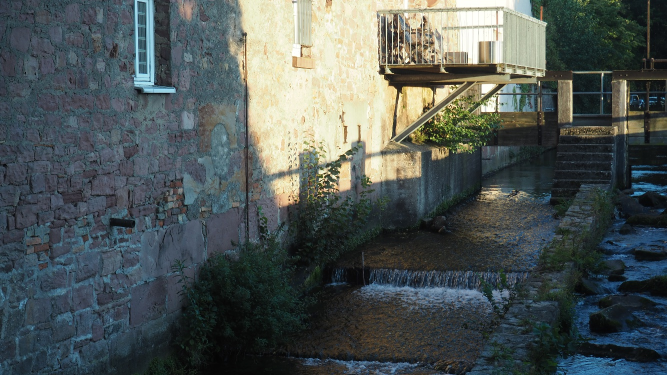
#> input picture dataset/2/weir_1.jpg, 1333 x 750 px (shown at 1/2 size)
$ jupyter execute stitching_tutorial.ipynb
#> lines starting #> are read from the running program, lines starting #| are printed output that depends on the picture
# Panorama Stitching
Problem Statement: Given N overlapped images, stitch them together to make a single image.
1. Image Features -  SIFT
2. Matching Features -  BFMatcher
3. Homography Matrix - To map a point in one image to the corresponding point in another image.
4. Warping - Process of transforming an image taken from one view point to an image taken from other view point.
5. RANSAC - An iterative method to estimate parameters of a mathematical model from a set of observed data that contains outliers.

[cell 1]
import numpy as np
import cv2
import random
import matplotlib.pyplot as plt

[cell 2]
img1 = cv2.imread('dataset/2/weir_1.jpg')
#> img1 is the input picture: shape (750, 1333, 3); mean B, G, R 85.2, 86.4, 78.1
img2 = cv2.imread('dataset/2/weir_2.jpg')
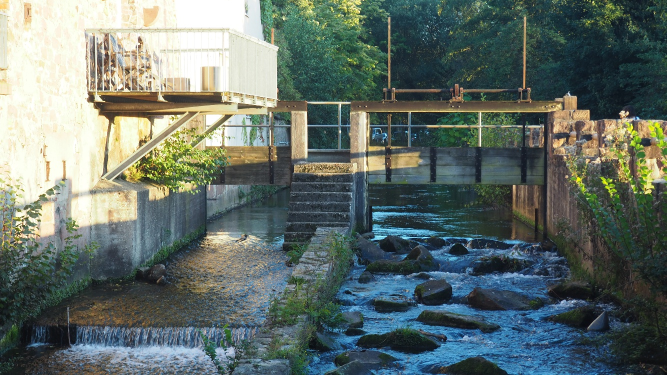
#> input picture dataset/2/weir_2.jpg, 1333 x 750 px (shown at 1/2 size)
#> img2 is the input picture: shape (750, 1333, 3); mean B, G, R 106.2, 111.9, 99.4
img3 = cv2.imread('dataset/2/weir_3.jpg')
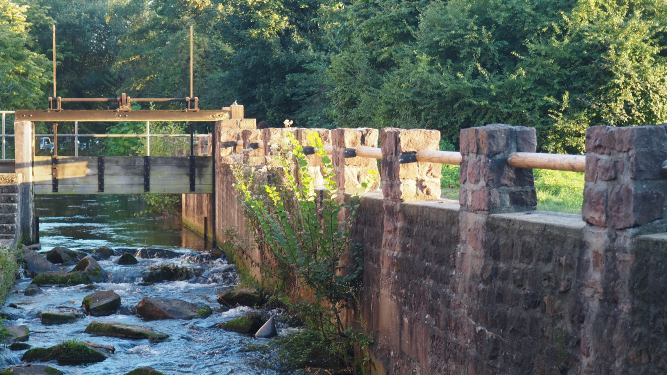
#> input picture dataset/2/weir_3.jpg, 1333 x 750 px (shown at 1/2 size)
#> img3 is the input picture: shape (750, 1333, 3); mean B, G, R 92.6, 99.9, 90.7
result = cv2.imread('dataset/2/stitched_backward_warped.jpg')
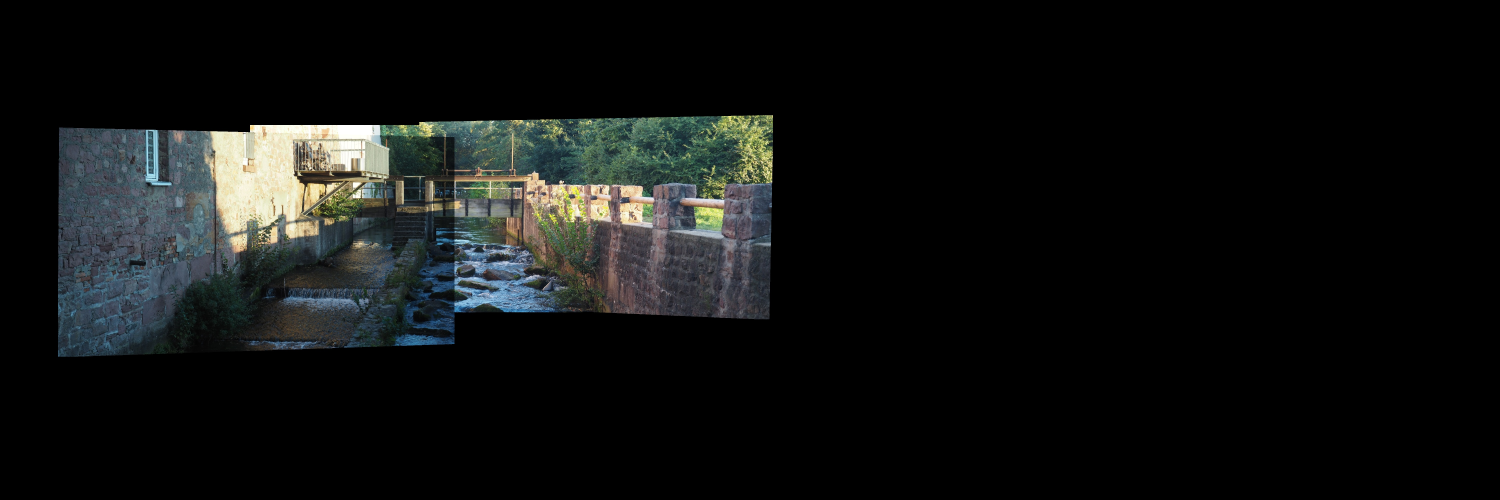
#> input picture dataset/2/stitched_backward_warped.jpg, 6000 x 2000 px (shown at 1/4 size)
#> result is the input picture: shape (2000, 6000, 3); mean B, G, R 17.9, 18.6, 16.9

[cell 3]
f, axarr = plt.subplots(2,2)
f.set_figwidth(12)
f.set_figheight(12)
axarr[0,0].imshow(cv2.cvtColor(img1, cv2.COLOR_BGR2RGB))
axarr[0,1].imshow(cv2.cvtColor(img2, cv2.COLOR_BGR2RGB))
axarr[1,0].imshow(cv2.cvtColor(img3, cv2.COLOR_BGR2RGB))
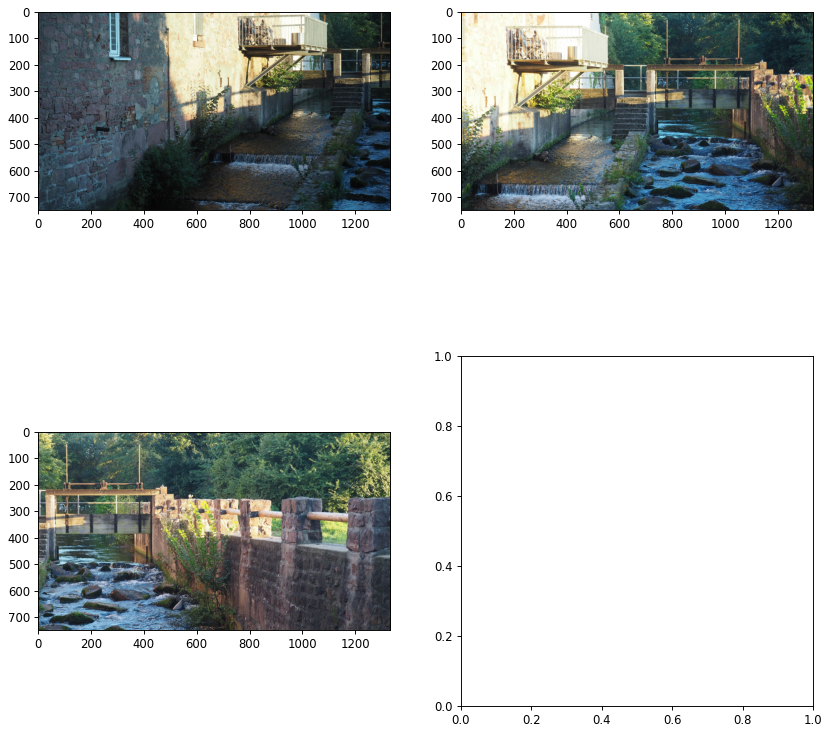
#> figure drawn by matplotlib, 3 panels

[cell 4]
f, axarr = plt.subplots(1,1)
f.set_figwidth(12)
f.set_figheight(12)
axarr.imshow(cv2.cvtColor(result[:,:3500,:], cv2.COLOR_BGR2RGB))
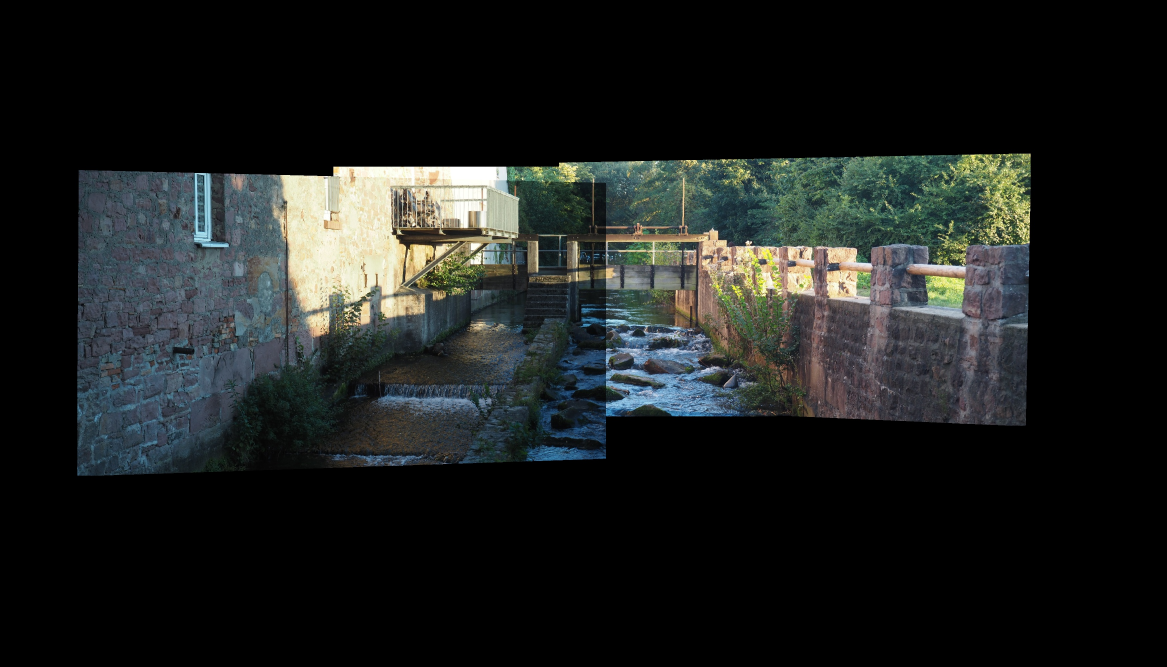
#> shown: shape (2000, 3500, 3) (shown at 1/3 size); mean R, G, B 29, 32, 30.7

## Extract Features

Using [SIFT algorithm](https://docs.opencv.org/4.x/da/df5/tutorial_py_sift_intro.html) to extract the features from the images. These features are later matched and the matched features are used to calculate the homography matrix.

This algorighm is scale variance agnostic which bascially means should the scale of a feature change the descriptor should not get affected by the scale change.

[cell 5]
sift = cv2.SIFT_create()
img1_gray = cv2.cvtColor(img1, cv2.COLOR_BGR2GRAY)
img2_gray = cv2.cvtColor(img2, cv2.COLOR_BGR2GRAY)
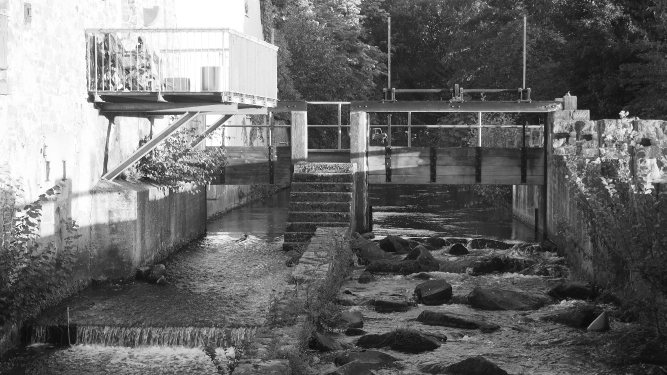
#> img2_gray: shape (750, 1333) (shown at 1/2 size); min 5, max 255, mean 107.5
keypoints1, descriptors1 = sift.detectAndCompute(img1_gray, None)
#> keypoints1 = 4813 keypoints; strongest (x, y, size): (895, 273, 2.5), (1205, 197, 2.3), (914, 232, 2), (867, 275, 1.9)
keypoints2, descriptors2 = sift.detectAndCompute(img2_gray, None)
#> keypoints2 = 7786 keypoints; strongest (x, y, size): (1186, 4, 2.3), (305, 344, 2.1), (1255, 226, 3.8), (680, 263, 3.3)

[cell 6]
img=cv2.drawKeypoints(img1_gray, keypoints1, None, flags=cv2.DRAW_MATCHES_FLAGS_DRAW_RICH_KEYPOINTS)
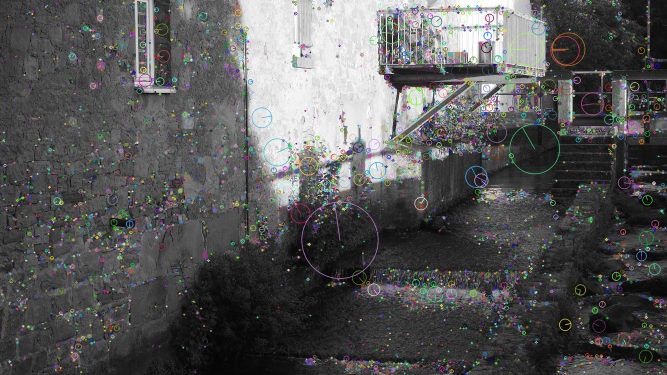
#> img: shape (750, 1333, 3) (shown at 1/2 size); mean of channels 0, 1, 2 86, 86.2, 86; drawn as B, G, R
plt.imshow(img)

## Match the features from two images

Once we have extracted the features from the two images which we want to stitch. Then we need to match the features. We'll use [Brute-Force matcher](https://docs.opencv.org/4.x/dc/dc3/tutorial_py_matcher.html) to match the keypoints.

[cell 7]
NO_OF_POINTS = 20
bf = cv2.BFMatcher(cv2.NORM_L2)
# descriptors of image2 should be passed as source descriptors
matches = bf.match(descriptors2, descriptors1)
#> matches = 7786 matches
matches = sorted(matches, key = lambda x:x.distance)
matches = matches[:NO_OF_POINTS]
#> matches = 20 matches

[cell 8]
matched_image = cv2.drawMatches(img2_gray,keypoints2,img1_gray,keypoints1,matches,None,flags=cv2.DrawMatchesFlags_NOT_DRAW_SINGLE_POINTS)
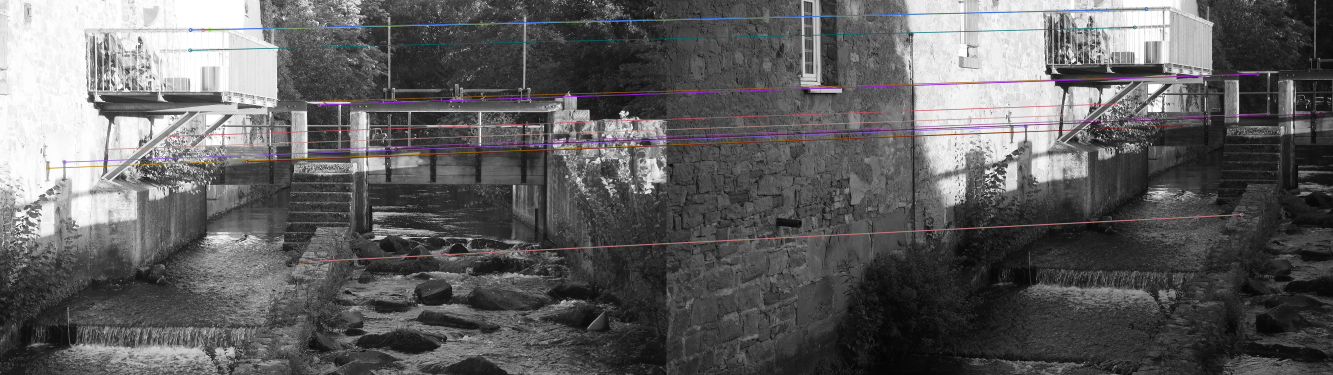
#> matched_image: shape (750, 2666, 3) (shown at 1/2 size); mean of channels 0, 1, 2 95.9, 95.3, 96; drawn as B, G, R
cv2.imwrite('matched_image.jpg', matched_image)
#> Out = True

## Calculate the homography matrix

For planar surfaces, 3D to 2D perspective projection reduces to a 2D to 2D transformation. For more details checkout the [slides](https://www.cse.psu.edu/~rtc12/CSE486/lecture16.pdf)

Once we have the Correspondence points from last step. We use these points to calculate the homography to warp image2 to coordinate frame of image1. Check the video [here](https://www.youtube.com/watch?v=l_qjO4cM74o&t=369s) to understand homography and how to calculate it. It basically is the eigen vector corresponding to the smallest eigen value of [A.T*A], where A has dimensions 2xN rows and 9 cols, and can be constructed using the correspondence points.

[cell 9]
A = np.array([])
for match in matches:
    xs,ys = keypoints2[match.queryIdx].pt
    xd,yd = keypoints1[match.trainIdx].pt
    row1 = np.array([xs, ys, 1, 0, 0, 0, -xd*xs, -xd*ys, -xd])
    row2 = np.array([0, 0, 0, xs, ys, 1, -yd*xs, -yd*ys, -yd])
    A = np.append(A, row1)
    A = np.append(A, row2)
#> this loop made 20 passes
#> (xs, ys, xd, yd, row1, row2) on passes 2 to 5: (405.7, 59.9, 959.3, 17.83, [405.7, 59.9, 1, 0, 0, 0, -389234.4, -57464.5, -959.3], [0, 0, 0, 405.7, 59.9, 1, -7232.8, -1067.8, -17.83]), (419.4, 59.58, 959.3, 17.83, [419.4, 59.58, 1, 0, 0, 0, -402315.3, -57151, -959.3], [0, 0, 0, 419.4, 59.58, 1, -7475.9, -1062, -17.83]), (419.4, 59.58, 959.3, 17.83, [419.4, 59.58, 1, 0, 0, 0, -402315.3, -57151, -959.3], [0, 0, 0, 419.4, 59.58, 1, -7475.9, -1062, -17.83]), (380.6, 59.56, 959.3, 17.83, [380.6, 59.56, 1, 0, 0, 0, -365106.9, -57138.8, -959.3], [0, 0, 0, 380.6, 59.56, 1, -6784.5, -1061.8, -17.83])
#> (xs, ys, xd, yd, row2, A) on pass 1: (405.7, 59.9, 959.3, 17.83, [0, 0, 0, 405.7, 59.9, 1, -7232.8, -1067.8, -17.83], [405.7, 59.9, 1, 0, 0, 0, -389234.4, -57464.5, -959.3])
#> after the loop, A = 360 values, max 792.2 at index 180, min -1036633.2 at index 186, mean -50315.9
A = np.reshape(A,(-1, 9))
assert A.shape[0] == 2*len(matches) and A.shape[1] == 9

[cell 10]
A_ = np.matmul(A.T, A)
_, _, V = np.linalg.svd(A_)
H = np.reshape(V[-1], (3, 3))
#> H = [[0.0012, -4.74e-05, 0.999], [-4.38e-05, 0.00135, -0.0335], [-1.63e-07, -2.1e-08, 0.00161]]
print(H)
#| [[ 1.20149003e-03 -4.74316520e-05  9.99434186e-01]
#|  [-4.37861004e-05  1.35016223e-03 -3.35477277e-02]
#|  [-1.62569117e-07 -2.10299173e-08  1.60861312e-03]]

## Create a target image and project image1 to it

Create a target image big enough to accomodate both the input images. Projection of image1 can be done simply using an identity matrix. Basically copy the image directly to the image plane based on offset.

[cell 11]
offset = [500,500]
final_image = np.zeros(shape=(2000,5000,3),dtype=np.uint8)
final_image[offset[0]:offset[0]+img1.shape[0],offset[1]:offset[0]+img1.shape[1]] = img1[:,:]
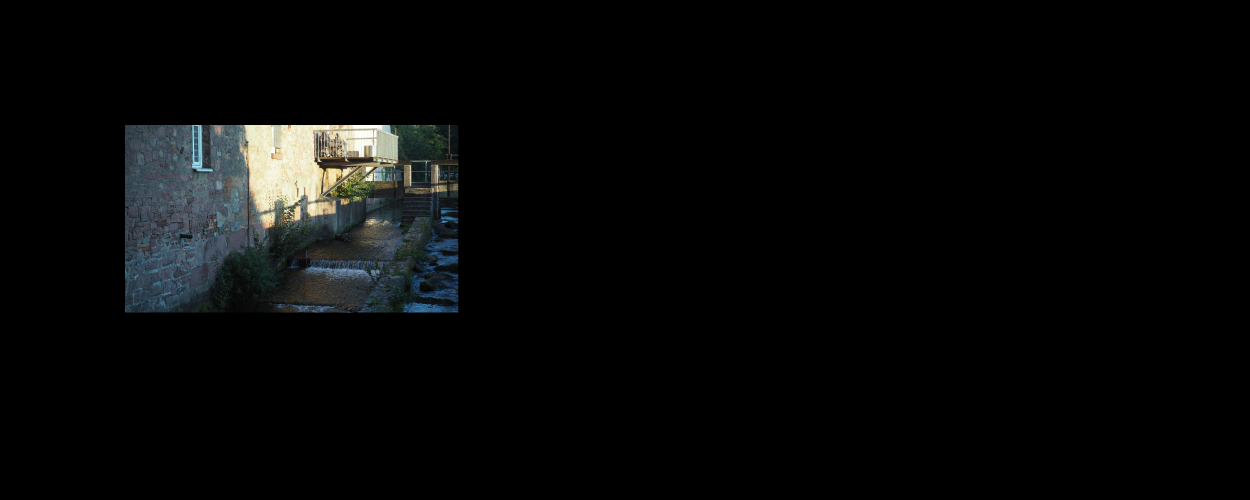
#> final_image: shape (2000, 5000, 3) (shown at 1/4 size); mean B, G, R 8.5, 8.6, 7.8
cv2.imwrite('target_img.jpg', final_image)
#> Out = True

## Warp the image2 to image1 frame

Once we have the homography matrix, we use it to warp the image2 to image1 frame.
There are basically two ways to warp the image

[cell 12]
h, w, _ =  img2.shape
#> h = 750; w = 1333
coords = np.indices((w, h)).reshape(2, -1)
coords = np.vstack((coords, np.ones(coords.shape[1]))).astype(int)
transformedPoints = np.dot(H, coords)
yo, xo = coords[1, :], coords[0, :]
# projective transform. Output's 3rd index should be one to convert to cartesian coords.
yt = np.divide(np.array(transformedPoints[1, :]),np.array(transformedPoints[2, :])).astype(int)
xt = np.divide(np.array(transformedPoints[0, :]),np.array(transformedPoints[2, :])).astype(int)
final_image[yt + offset[0], xt + offset[1]] = img2[yo, xo]
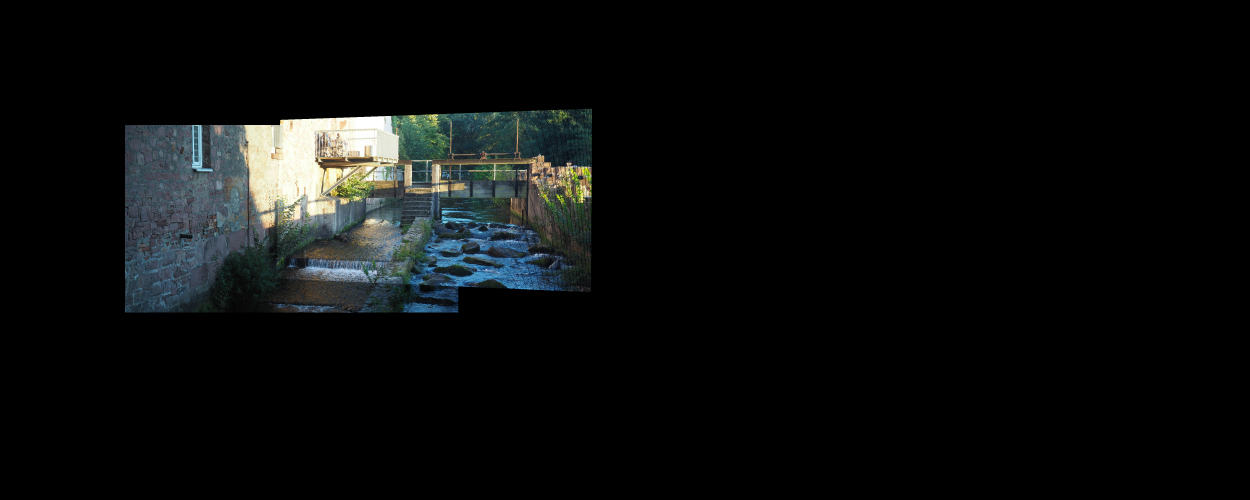
#> final_image: shape (2000, 5000, 3) (shown at 1/4 size); mean B, G, R 13.4, 13.5, 11.8
cv2.imwrite('target_img.jpg', final_image)
#> Out = True

[cell 13]
for row in range(h):
    for col in range(w):
        coord = np.array([col,row,1])
        transformed_point = np.dot(H, coord)
        xt,yt,_ = (transformed_point/transformed_point[2]).astype(int)
        final_image[yt + offset[0], xt + offset[1]] = img2[row, col]
cv2.imwrite('target_img.jpg', final_image)
#> Out = True
